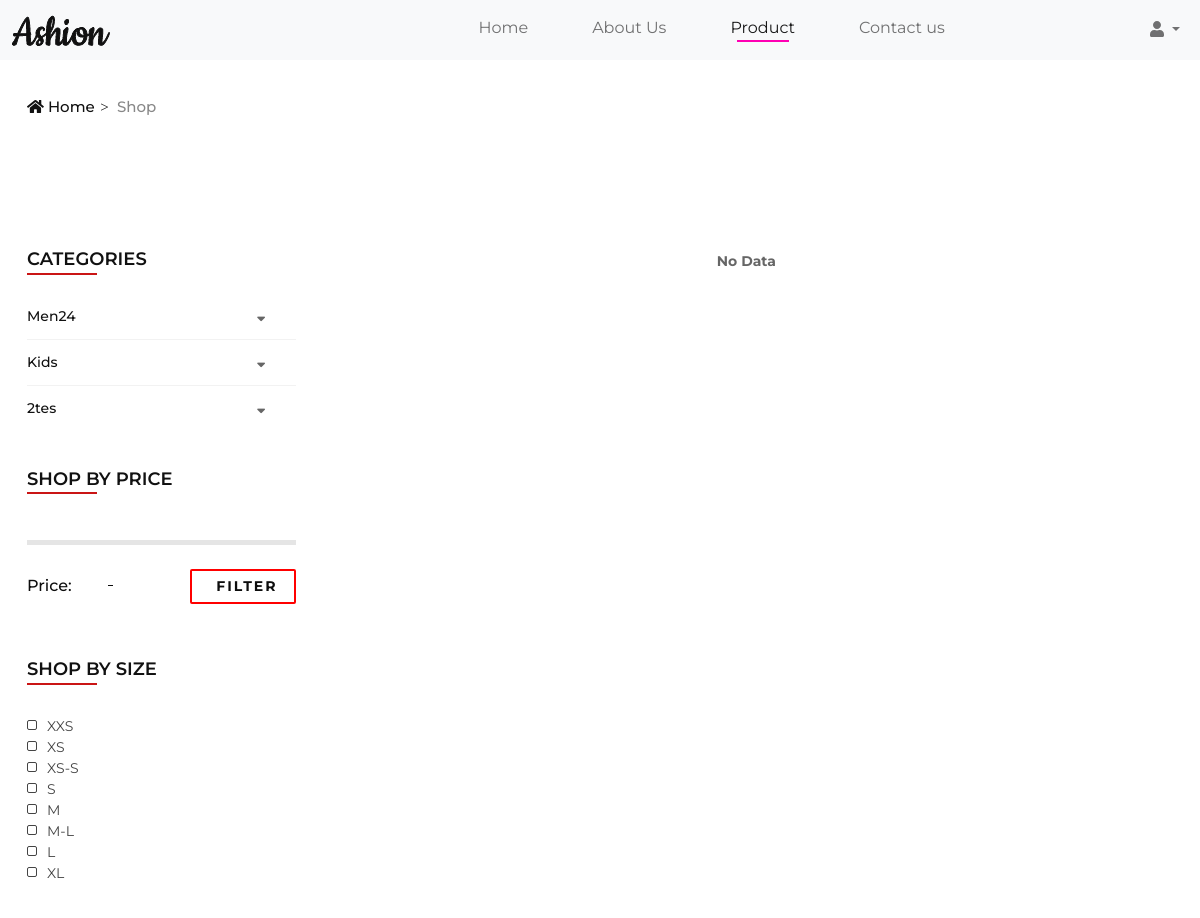
Page /index.php/home/product (upper part) on the earlier database version.
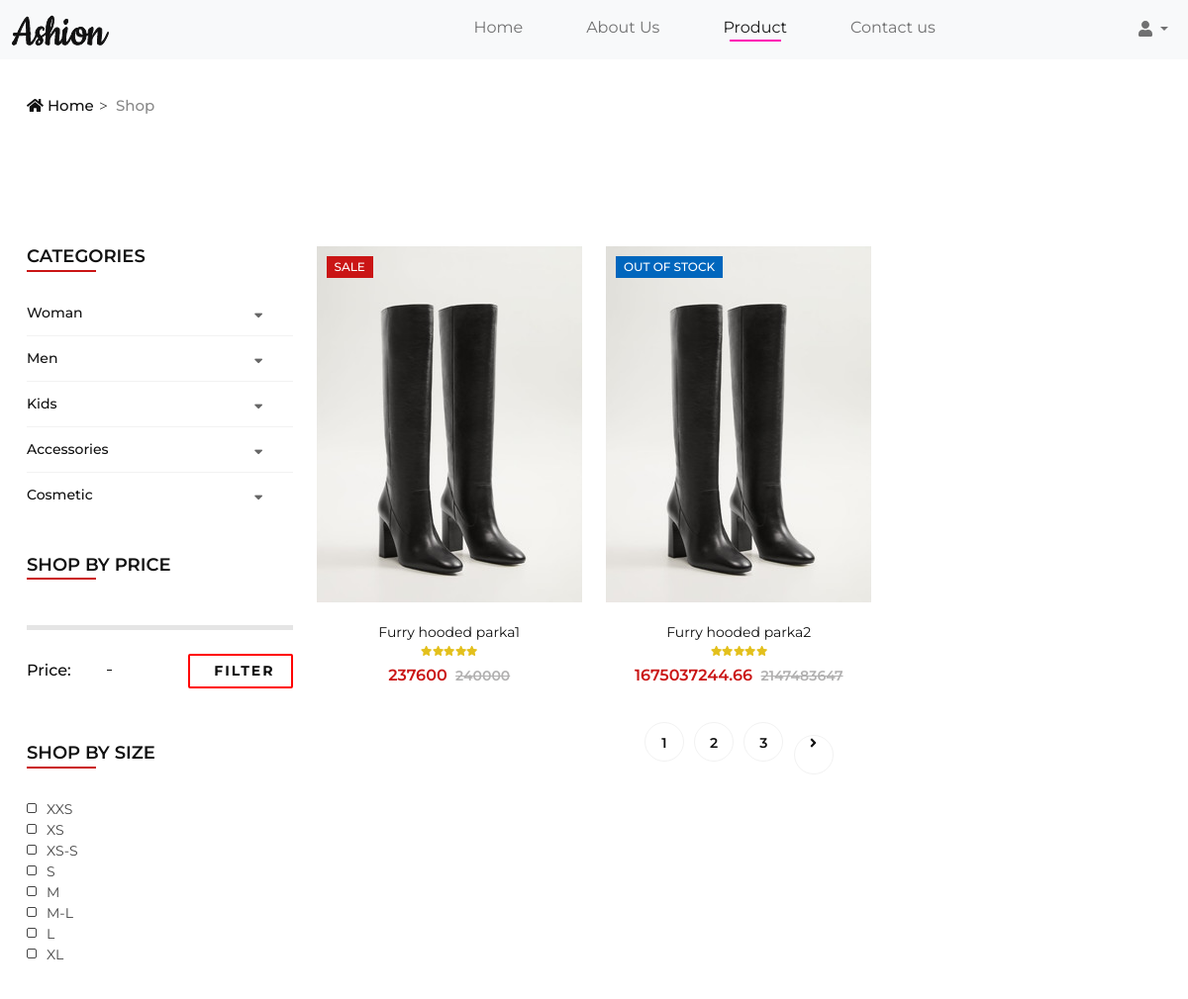
Same page on the later database version.
### tables this page shows
CREATE TABLE `tbl_category` (
  `category_id` int(11) NOT NULL,
  `category_name` varchar(100) NOT NULL
);

CREATE TABLE `tbl_product` (
  `product_id` int(11) NOT NULL,
  `product_name` varchar(150) NOT NULL,
  `product_desc` text NOT NULL,
  `product_url` varchar(100) NOT NULL,
  `product_price` int(11) NOT NULL,
  `product_discount` int(11) NOT NULL,
  `product_stock` int(11) NOT NULL,
  `category_id` int(11) NOT NULL
);

### application/controllers/Home.php (called while the page is built, shortened)
<?php
class Home extends CI_Controller
{
	function __construct()
	{
		$this->load->model('admin/SubCategory');
		$this->load->model('admin/Category');
		$this->load->model('admin/Product');
	}
	public function product()
	{
		$category_id = $this->input->get('category_id');
		$sub_category_id = $this->input->get('sub_category_id');
		$data = [
			"head" => "product"
		];
		if($category_id != "" && $sub_category_id != ""){
			$data['dataProduct'] = $this->Product->getProductBySubCategory($sub_category_id);
		}
		else{
			$data['dataProduct'] = $this->Product->getProduct();
		}
		$data['dataCategory'] = $this->Category->getCategory();
		$dataSubCategory = $this->SubCategory->getSubCategory();
		$data['dataSubCategory'] = $dataSubCategory;
		$data['subCategoryNow'] = $sub_category_id;
		$data['dataCategoryNow'] = $category_id;
		$this->load->view('home/product', $data);
	}
}

### index.php (called while the page is built, shortened)
<?php
require_once BASEPATH.'core/CodeIgniter.php';

### application/models/admin/Category.php (called while the page is built, shortened)
<?php
class Category extends CI_Model
{
    public function getCategory()
    {
        $data = $this->db->query("SELECT * FROM tbl_category");
        return $data->result_array();
    }
}

### application/models/admin/Product.php (called while the page is built, shortened)
<?php
class Product extends CI_Model
{
    public function getProduct()
    {
        $data = $this->db->query("SELECT p.*,sc.sub_category_id,sc.name,c.category_id,c.category_name FROM tbl_product p
        left join tbl_relationship_product rp on rp.product_id = p.product_id
        left join tbl_sub_category sc on rp.sub_category_id = sc.sub_category_id
        left join tbl_relationship_category rc on rc.sub_category_id = sc.sub_category_id
        left join tbl_category c on rc.category_id = c.category_id");
        return $data->result_array();
    }
}

### application/views/home/product.php (the view, shortened to what this page needs)
<?php $this->load->view('_partial_main/header'); ?>
<body>
	<?php $this->load->view('_partial_main/navbar'); ?>
	<div class="breadcrumb-option">
		<div class="container">
			<div class="row">
				<div class="col-lg-12">
					<div class="breadcrumb__links">
						<a href="<?php echo base_url(); ?>"><i class="fa fa-home"></i> Home</a>
						<span>Shop</span>
					</div>
				</div>
			</div>
		</div>
	</div>
	<section class="product">
		<section class="shop spad">
			<div class="container">
				<div class="row">
					<div class="col-lg-3 col-md-3">
						<div class="shop__sidebar">
							<div class="sidebar__categories">
								<div class="section-title">
									<h4>Categories</h4>
								</div>
								<div class="categories__accordion">
									<div class="accordion" id="accordionExample">
										<?php for ($i = 0; $i < sizeof($dataCategory); $i++) {
                                            echo " <div class='card'>
                                            <div class='card-heading ". (($i+1 == $dataCategoryNow) ? 'active' : '') . "'>
                                                <a data-bs-toggle='collapse' href='#collapse" . $i . "'
                                                    aria-controls='collapseOne'>
                                                   " . $dataCategory[$i]['category_name'] . "
                                                </a>
                                            </div>
                                            <div id='collapse" . $i . "' class='collapse " . (($i+1 == $dataCategoryNow) ? 'show' : '') . " data-parent='#accordionExample'>
                                                <div class='card-body'>
                                                    <ul>";
                                            echo "</ul>
                                            </div>
                                        </div>
                                    </div>";
                                        }
                                        ?>
									</div>
								</div>
							</div>
							<div class="sidebar__filter">
								<div class="section-title">
									<h4>Shop by price</h4>
								</div>
								<div class="filter-range-wrap">
									<div class="price-range ui-slider ui-corner-all ui-slider-horizontal ui-widget ui-widget-content"
										data-min="33" data-max="99"></div>
									<div class="range-slider">
										<div class="price-input">
											<p>Price:</p>
											<input type="text" id="minamount">
											<input type="text" id="maxamount">
										</div>
									</div>
								</div>
								<a href="#">Filter</a>
							</div>
							<div class="sidebar__sizes">
								<div class="section-title">
									<h4>Shop by size</h4>
								</div>
								<div class="size__list">
									<label for="xxs">
										xxs
										<span class="checkmark"></span>
									</label>
									<label for="xs">
										xs
										<span class="checkmark"></span>
									</label>
									<label for="xss">
										xs-s
										<span class="checkmark"></span>
									</label>
									<label for="s">
										s
										<span class="checkmark"></span>
									</label>
									<label for="m">
										m
										<span class="checkmark"></span>
									</label>
									<label for="ml">
										m-l
										<span class="checkmark"></span>
									</label>
									<label for="l">
										l
										<span class="checkmark"></span>
									</label>
									<label for="xl">
										xl
										<span class="checkmark"></span>
									</label>
								</div>
							</div>
						</div>
					</div>
					<div class="col-lg-9 col-md-9">
						<div class="row">
							<?php if(isset($dataProduct)){
								if(sizeof($dataProduct)!=0){
                                 foreach($dataProduct as $dataProduct){?>
							<div class="col-lg-4 col-md-6">
								<?php if($dataProduct['product_discount'] > 0){?>
								<div class="product__item sale">
									<?php }else{ ?>
									<div class="product__item">
										<?php } ?>
										<div class="product__item__pic set-bg"
											style="background-image:url('<?php echo base_url(); ?>upload/product/<?php echo $dataProduct['product_url'] ?>')">
											<?php if($dataProduct['product_stock'] == 0){?>
											<div class="label stockout stockblue">Out Of Stock</div>
											<?php }else{
											 if($dataProduct['product_discount']==0){?>
											<div class="label new">New</div>
											<?php }else if($dataProduct['product_discount']>0){?>
											<div class="label">Sale</div>
											<?php }
										}?>
											<ul class="product__hover">
											</ul>
										</div>
										<div class="product__item__text">
											<h6><a href="#"><?php echo $dataProduct['product_name']?></a></h6>
											<div class="rating">
												<i class="fa fa-star"></i>
												<i class="fa fa-star"></i>
												<i class="fa fa-star"></i>
												<i class="fa fa-star"></i>
												<i class="fa fa-star"></i>
											</div>
											<?php if($dataProduct['product_discount']>0){
													$productPrice = $dataProduct['product_price'];
													$productDiscount = $dataProduct['product_discount'];
													$discount = ($productDiscount/100) * $productPrice;
													$priceAfterDiscount = $productPrice - $discount;
													echo "<div class='product__price'>".$priceAfterDiscount."
											<span>".$dataProduct['product_price']."
											</span></div>";
											?>
											<?php }else{
												echo "<div class='product__price'>".$dataProduct['product_price']."</div>";
												}?>
										</div>
									</div>
								</div>
								<?php
                            }
                            ?>
								<div class="col-lg-12 text-center">
									<div class="pagination__option">
										<a href="#">1</a>
										<a href="#">2</a>
										<a href="#">3</a>
										<a href="#"><i class="fa fa-angle-right"></i></a>
									</div>
								</div>
							</div>
							<?php }else{
								echo "<p style='text-align:center'><b>No Data</b></p>";
							} }?>
						</div>
					</div>
				</div>
		</section>
	</section>
	<?php $this->load->view('_partial_main/footer'); ?>

### application/views/_partial_main/header.php (shortened to what this page needs)
<!doctype html>
<html class="no-js" lang="en">
<head>
	<link href="https://cdn.jsdelivr.net/npm/bootstrap@5.0.0-beta3/dist/css/bootstrap.min.css" rel="stylesheet"
>
	<link rel="stylesheet" href="https://cdnjs.cloudflare.com/ajax/libs/magnific-popup.js/1.0.0/magnific-popup.min.css"
 />
	<link href="https://cdnjs.cloudflare.com/ajax/libs/font-awesome/5.11.2/css/all.min.css" rel="stylesheet"
 />
	<link rel="stylesheet" href="<?php echo base_url();?>assets/css/owl-carousel/owl.carousel.min.css"
		type="text/css" />
	<link rel="stylesheet" href="<?php echo base_url();?>assets/css/slicknav.css" type="text/css" />
	<link rel="stylesheet" href="<?php echo base_url();?>assets/css/style.css" type="text/css" />
	<link rel="stylesheet" href="<?php echo base_url();?>assets/css/toolbar.css" type="text/css">
	<link rel="stylesheet" href="<?php echo base_url();?>assets/css/elegant-icons.css" type="text/css">
	<link rel="stylesheet" href="<?php echo base_url();?>assets/css/jquery-min.css" type="text/css" />
</head>

### application/views/_partial_main/navbar.php (shortened to what this page needs)
<nav class="navbar navbar-expand-lg navbar-light bg-light">
	<div class="container-fluid">
		<a class="navbar-brand" href="#"> <img src="<?php echo base_url();?>assets/images/logo.png" /></a>
		<div class="collapse navbar-collapse" id="navbarSupportedContent">
			<ul class="navbar-nav mx-auto toolbar-link" style="padding-left: 250px;">
				<li class="nav-item" style="cursor:default">
					<a class="nav-link <?php if ($head == 'home') echo 'active' ?>" href="<?php echo base_url() ?>">
						Home
					</a>
				</li>
				<li class="nav-item ms-5" style="cursor:default">
					<a class="nav-link <?php if ($head == 'aboutus') echo 'active' ?>" href="about-us">
						About Us
					</a>
				</li>
				<li class="nav-item ms-5" style="cursor:default">
					<a class="nav-link <?php if ($head == 'product') echo 'active' ?>" href="product">
						Product
					</a>
				</li>
				<li class="nav-item ms-5" style="cursor:default">
					<a class="nav-link <?php if ($head == 'contactus') echo 'active' ?>" href="contact-us">
						Contact us
					</a>
				</li>
			</ul>
			<ul class="navbar-nav ms-auto toolbar-right">
				<li class="nav-item dropdown">
					<a class="nav-link dropdown-toggle" href="#" id="navbarDropdown" role="button"
						data-bs-toggle="dropdown" aria-expanded="false">
						<i class="fas fa-user"></i>
					</a>
				</li>
			</ul>
		</div>
	</div>
</nav>

### application/views/_partial_main/footer.php (shortened to what this page needs)
</body>
</html>

### assets/css/toolbar.css (style rules this page uses)
.toolbar-link a, a:hover { color: #111111; text-decoration: none; }
.toolbar-link li:after { content: ''; display: block; margin: auto; height: 2px; width: 0px; background: transparent; transition: width .5s ease, background-color .5s ease; }
ul { list-style-type: none; padding: 0; margin: 0; }
.toolbar-link .active:after { content: ''; display: block; margin: auto; height: 2px; width: 80%; background: rgb(255, 0, 179); transition: width .5s ease, background-color .5s ease; }

Differences in the rows shown:
removed tbl_category: category_name "Men24"
removed tbl_category: category_name "2tes"
added tbl_category: category_name "Woman"
added tbl_category: category_name "Men"
added tbl_category: category_name "Accessories"
added tbl_category: category_name "Cosmetic"
added tbl_product: product_url (picture), product_stock "SALE", product_name "Furry hooded parka1", priceAfterDiscount "237600", product_price "240000"
added tbl_product: product_url (picture), product_stock "OUT OF STOCK", product_name "Furry hooded parka2", priceAfterDiscount "1675037244.66", product_price "2147483647"
Other differences:
text no longer shown: "No Data"
text now shown: "1 2 3"
